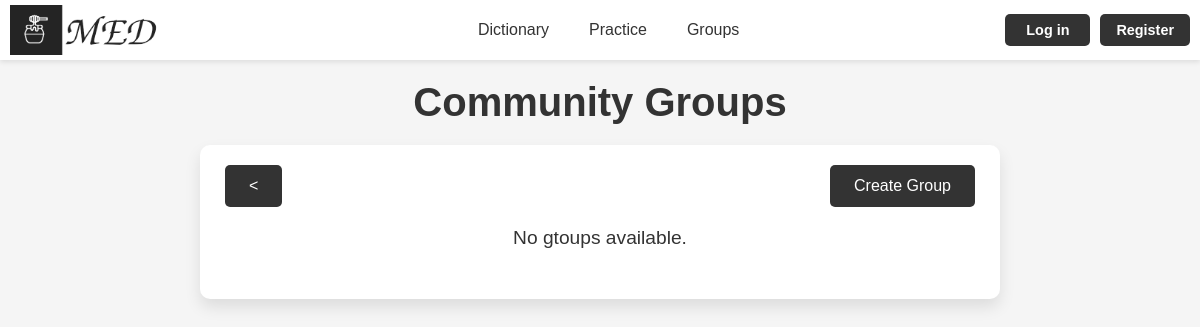
The page /practice/groups/ on the database as committed earlier.
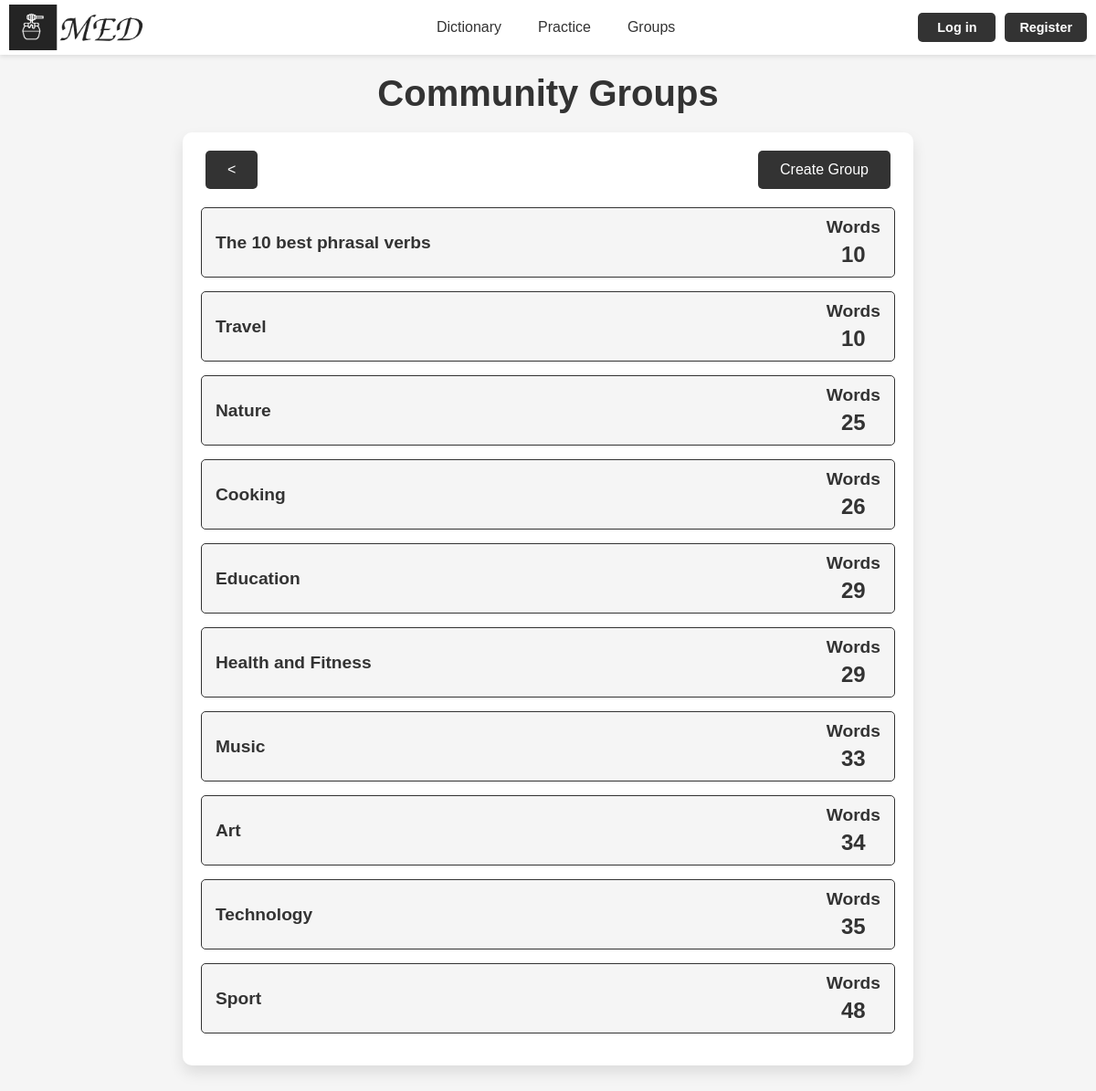
The same page on the database as committed later.
### med/models.py (models this page shows, shortened)
class CommunityGroup(models.Model):
    group = models.OneToOneField(WordGroup, on_delete=models.CASCADE)
    state = models.CharField(max_length=20, choices=[('pending', 'Pending'), ('added', 'Added')], default='public')
    class Meta:
        ordering = ['group__name']
        indexes = [
            models.Index(fields=['group'])
        ]

class WordGroup(models.Model):
    name = models.CharField(max_length=100)
    words = models.ManyToManyField(Word, blank=True)
    user = models.ForeignKey(User, on_delete=models.CASCADE)
    is_main = models.BooleanField(verbose_name='main', default=False)
    uses_users = models.ManyToManyField(User, blank=True, related_name='uses_of_group')
    class Meta:
        ordering = ['name']
        indexes = [
            models.Index(fields=['name'])
        ]

### med/views.py (the view)
# urls.py: path('practice/groups/', views.parct_groups_view, name='practice_groups'),
def parct_groups_view(request):
    groups = CommunityGroup.objects.filter(state='added').select_related('group')
    for group in groups:
        group.words_count = group.group.words.count()
    groups = sorted(groups, key=lambda x: x.words_count)
    paginator = Paginator(groups, 25)
    page_number = request.GET.get('page')
    paginated_groups = paginator.get_page(page_number)
    page_obj = paginator.get_page(page_number)
    return render(request, 'med/practice_groups.html', {'groups': paginated_groups, 'paginator': paginator, 'page_obj': page_obj})

### med/templates/med/practice_groups.html (shortened to what this page needs)
{% extends "base.html" %}
{% block content %}
<h1>Community Groups</h1>
<div class="reading-container">
    <div class="buttons" style="display: flex; justify-content: space-between; align-items: center; width: 100%; margin-bottom: 20px;">
        <div style="margin-right: auto;">
            <a href="{% url 'practice' %}" class="buttons" style="display: inline-block; text-align: center;">&lt;</a>
        </div>
        <div style="display: flex; gap: 10px;">
            <a href="{% url 'create_group' %}">Create Group</a>
        </div>
    </div>
    {% if groups %}
    <ul class="user-list">
        {% for group in groups %}
        <li class="user-item">
            <a href="{% url 'group_words_practice' group.group.id %}">
            <div class="user-card" style="display: flex; justify-content: space-between; align-items: center; padding: 10px 0;">
                <div class="user-title" style="flex: 1; text-align: left; margin-left: 15px;">
                    <p class="user-name"><strong>{{ group.group.name }}</strong></p>
                </div>
                <div class="user-stats" style="display: flex; gap: 20px; text-align: center; margin-right: 15px;">
                    <div class="stat-item reading-item">
                        <p>Words</p>
                        <p>{{ group.words_count }}</p>
                    </div>
                </div>
            </div>
            </a>
        </li>
        {% endfor %}
        </ul>
    {% else %}
    <p>No gtoups available.</p>
    {% endif %}
</div>
{% endblock %}

### templates/base.html (shortened to what this page needs)
{% load static %}
<!DOCTYPE html>
<html lang="en">
<head>
    <link rel="stylesheet" type="text/css" href="{% static 'med/css/styles.css' %}">
    <link rel="stylesheet" href="https://cdnjs.cloudflare.com/ajax/libs/font-awesome/5.15.4/css/all.min.css">
</head>
<body>
<header>
    {% if user.is_authenticated %}
    <div class="logo_container">
        {% if is_profile or is_dict %}
            {% if is_my_profile or is_my_dict %}
                <a href="{% url 'profile' user.username %}">
                    <img id="logo_img" src="{% static 'med/img/base/light_logo.png' %}"
                         data-light-src="{% static 'med/img/base/light_logo.png' %}"
                         data-dark-src="{% static 'med/img/base/dark_logo.png' %}" alt="MED Logo">
                </a>
            {% else %}
                <a href="{% url 'profile' logged_user.username %}">
                    <img id="logo_img" src="{% static 'med/img/base/light_logo.png' %}"
                         data-light-src="{% static 'med/img/base/light_logo.png' %}"
                         data-dark-src="{% static 'med/img/base/dark_logo.png' %}" alt="MED Logo">
                </a>
            {% endif %}
        {% else %}
            <a href="{% url 'profile' user.username %}">
                <img id="logo_img" src="{% static 'med/img/base/light_logo.png' %}"
                     data-light-src="{% static 'med/img/base/light_logo.png' %}"
                     data-dark-src="{% static 'med/img/base/dark_logo.png' %}" alt="MED Logo">
            </a>
        {% endif %}
    </div>
    {% else %}
    <div class="logo_container">
        <a href="{% url 'home' %}"><img id="logo_img" src="{% static 'med/img/base/light_logo.png' %}" data-light-src="{% static 'med/img/base/light_logo.png' %}" data-dark-src="{% static 'med/img/base/dark_logo.png' %}" alt="MED Logo"></a>
    </div>
    {% endif %}
    <nav class="nav-items" id="nav-items">
            {% if user.is_authenticated %}
                <div class="nav-left">
                {% if not is_search %}
                <form method="get" action="{% url 'user_search' %}" class="search-form">
                    <input type="text" name="q" placeholder="Enter name" required class="search-input">
                </form>
                {% endif %}
                </div>
        <div class="nav-center">
                {% if is_my_dict %}
                <a href="{% url 'words' user.username %}">Dictionary</a>
                {% else %}
                <a href="{% url 'words' request.user.username %}">Dictionary</a>
                {% endif %}
                <a href="{% url 'practice' %}">Practice</a>
                <a href="{% url 'groups' %}">Groups</a>
            {% else %}
            <div class="nav-center">
                <a href="{% url 'login' %}">Dictionary</a>
                <a href="{% url 'login' %}">Practice</a>
                <a href="{% url 'login' %}">Groups</a>
                {% endif %}
            </div>
        {% if request.user.is_authenticated %}
        <div class="buttons">
            <a id="theme-toggle-light" class="no-style"><i class="fas fa-sun"></i></a>
            <a id="theme-toggle-dark" class="no-style"><i class="fas fa-moon"></i></a>
            {% if is_profile or is_dict %}
                {% if is_my_profile or is_my_dict %}
                <a href="{% url 'profile' user.username %}">{{request.user.username}}</a>
                {% else %}
                <a href="{% url 'profile' logged_user.username %}">{{request.user.username}}</a>
                {% endif %}
            {% else %}
                <a href="{% url 'profile' user.username %}">{{request.user.username}}</a>
            {% endif %}
            <a href="{% url 'logout' %}">Log out</a>
        </div>
        {% else %}
        <div class="buttons">
            <a href="{% url 'login' %}">Log in</a>
            <a href="{% url 'register' %}">Register</a>
        </div>
        {% endif %}
    </nav>
</header>
<div class="container">
    {% block content %}
    {% endblock %}
</div>
</body>
</html>

### med/static/med/css/styles.css (style rules this page uses)
:root { --background-color: #f5f5f5; --text-color: #333; --header-background: #ffffff; --button-background: #333; --button-text-color: #ffffff; --feature-background: #fff; --word-list-background: #fff; --feature-shadow: 0px 8px 16px rgba(0, 0, 0, 0.1); --feature-text-color: #666; --list-text-color: #666; --tab-background: #f9f9f9; --tab-active-background: #ffffff; --tab-hover-background: #e0e0e0; --tab-border-color: #ccc; }
body { font-family: Arial, sans-serif; background-color: var(--background-color); color: var(--text-color); }
a { text-decoration: none; color: var(--text-color); transition: color 0.3s; }
* { margin: 0; padding: 0; box-sizing: border-box; }
header { display: flex; justify-content: space-between; align-items: center; padding-top: 5px; padding-bottom: 5px; padding-left: 10px; padding-right: 10px; background-color: var(--header-background); box-shadow: 0px 2px 5px rgba(0, 0, 0, 0.1); }
header .nav-items { display: flex; align-items: center; width: 100%; justify-content: space-between; }
header .nav-center { display: flex; justify-content: center; align-items: center; width: 100%; gap: 20px; }
header .buttons { display: flex; gap: 5px; align-items: center; margin-top: 0px; }
header #logo_img { height: 50px; cursor: pointer; float:inherit; }
header .logo_container { min-width: 150px; width: 13%; height: 50px; }
header .nav-center a { text-decoration: none; color: var(--nav-link-color); font-size: 1em; font-weight: 500; padding: 5px 10px; transition: color 0.3s, background-color 0.3s; width: auto; }
header .buttons { display: flex; justify-content: flex-end; align-items: center; text-align: center; gap: 10px; margin-left: 0; width: 41%; }
header .buttons a { text-decoration: none; color: var(--button-text-color); background-color: var(--button-background); padding: 8px 16px; border-radius: 5px; font-size: 0.9em; font-weight: bold; transition: background-color 0.3s, transform 0.3s; margin: 0; min-width: 85px; }
.container { max-width: 1200px; margin: 0 auto; text-align: center; padding: 20px 10px; }
.container h1 { font-size: 2.5em; color: var(--text-color); margin-bottom: 15px; }
.container p { font-size: 1.2em; color: var(--text-color); max-width: 600px; margin: 0 auto 30px; }
.buttons a { text-decoration: none; color: var(--button-text-color); background-color: var(--button-background); padding: 12px 24px; margin: 0 5px; border-radius: 5px; font-size: 1em; transition: background-color 0.3s; }
.stat-item { text-align: center; }
.stat-item p:first-child { font-weight: bold; margin-bottom: 5px; }
.stat-item p:last-child { font-size: 1.5em; font-weight: bold; }
.user-list { list-style: none; padding: 0; }
.user-item { margin-bottom: 15px; }
.user-card { display: flex; align-items: center; gap: 15px; padding: 10px 15px; border: 1px solid var(--button-background); border-radius: 5px; background-color: var(--background-color); transition: transform 0.3s, box-shadow 0.3s; }
.user-name { font-size: 1.2em; color: var(--text-color); }
.user-card p { margin: 0px; }
.reading-container { max-width: 800px; margin: 20px auto; background-color: var(--feature-background); padding: 20px; border-radius: 10px; box-shadow: var(--feature-shadow); color: var(--text-color); }

Rows that differ between the two databases and show on the page:
added CommunityGroup: group.name "The 10 best phrasal verbs", words_count "10"
added CommunityGroup: group.name "Travel", words_count "10"
added CommunityGroup: group.name "Nature", words_count "25"
added CommunityGroup: group.name "Cooking", words_count "26"
added CommunityGroup: group.name "Education", words_count "29"
added CommunityGroup: group.name "Health and Fitness", words_count "29"
added CommunityGroup: group.name "Music", words_count "33"
added CommunityGroup: group.name "Art", words_count "34"
added CommunityGroup: group.name "Technology", words_count "35"
added CommunityGroup: group.name "Sport", words_count "48"
Other text that changed with them:
text no longer shown: "No gtoups available."
